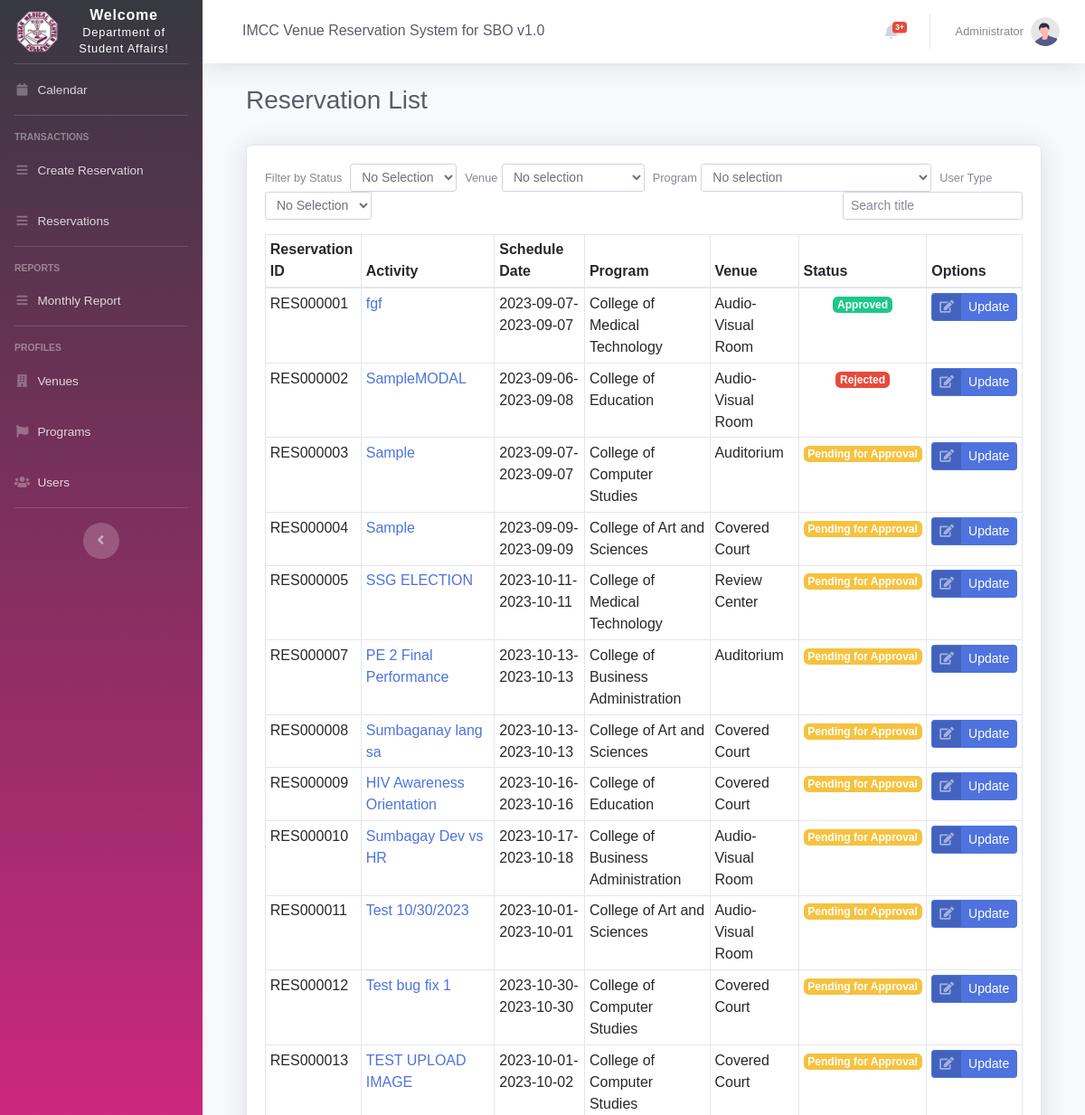
Before: /reservation_list.php (signed in, upper part) with the older database file.
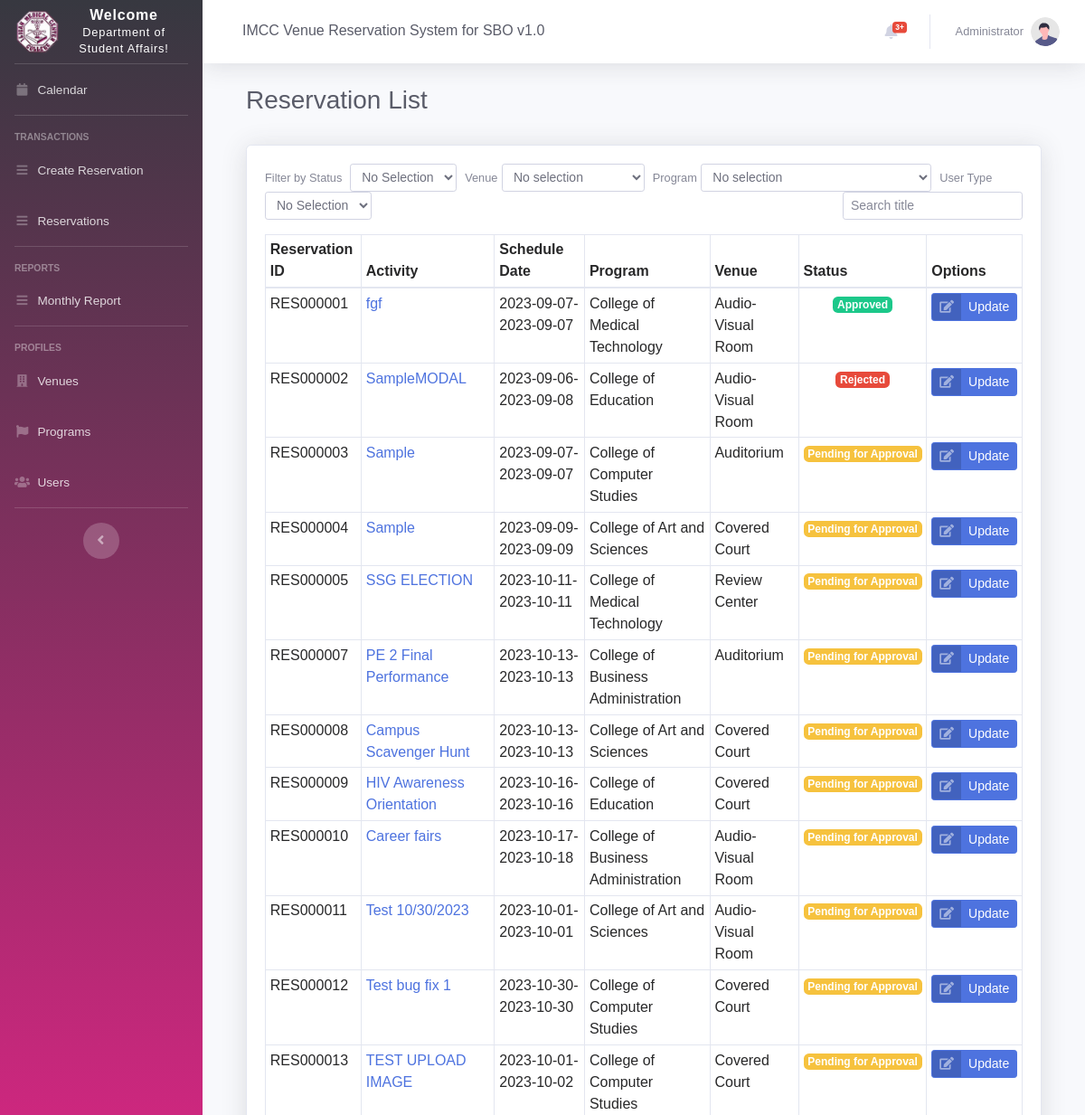
After: the same page with the newer database file.
### tables this page shows
CREATE TABLE `schedules` (
  `id` bigint(11) NOT NULL,
  `reservationID` varchar(255) NOT NULL,
  `userID` int(11) NOT NULL,
  `venueID` int(15) DEFAULT NULL,
  `programID` int(11) NOT NULL,
  `status` varchar(3) NOT NULL DEFAULT 'P',
  `date_start` date NOT NULL,
  `date_end` date NOT NULL,
  `time_start` varchar(50) NOT NULL,
  `time_end` varchar(50) NOT NULL,
  `name` varchar(255) DEFAULT NULL,
  `contact` varchar(11) DEFAULT NULL,
  `description` text DEFAULT NULL,
  `num_participants` int(11) NOT NULL,
  `notified` tinyint(1) NOT NULL DEFAULT 0,
  `last_notified` date DEFAULT NULL,
  `cancelled` tinyint(1) NOT NULL DEFAULT 0,
  `deleted` tinyint(4) NOT NULL,
  `rejectedByAdmin` int(1) NOT NULL DEFAULT 0,
  `approvedByAdmin` int(1) NOT NULL DEFAULT 0,
  `act_form_file` varchar(255) NOT NULL,
  `letter_approve_file` varchar(255) NOT NULL,
  `notes` text NOT NULL,
  `material` varchar(150) NOT NULL
);

CREATE TABLE `program` (
  `id` int(11) NOT NULL,
  `programID` varchar(15) DEFAULT NULL,
  `name` varchar(255) DEFAULT NULL,
  `color` varchar(15) DEFAULT NULL,
  `incharge_organization` varchar(255) DEFAULT NULL,
  `dateAdded` datetime NOT NULL DEFAULT current_timestamp(),
  `dateUpdated` datetime DEFAULT NULL
);

CREATE TABLE `venues` (
  `id` int(11) NOT NULL,
  `venueID` varchar(20) NOT NULL,
  `name` varchar(255) DEFAULT NULL,
  `dateAdded` datetime NOT NULL DEFAULT current_timestamp(),
  `dateUpdated` datetime DEFAULT NULL
);

### reservation_list.php (the view, shortened to what the changed rows need)
<?php
include 'settings/system.php';
include 'settings/header.php';
include "settings/sidebar.php";
include 'settings/topbar.php';
?>
<div class="container-fluid">
    <div class="d-sm-flex align-items-center justify-content-between mb-4">
        <div class="container-fluid">
            <div class="d-sm-flex align-items-center justify-content-between mb-4">
                <h1 class="h3 mb-2 text-gray-800">Reservation List</h1>
            </div>
            <div class="card shadow mb-4">
                <div class="card-body">
                    <div class="table-responsive">
                        <table class="table table-sm table-bordered table-hovered" id="<?php echo ($_SESSION["position"] == "STO" ? "dataTable" : "")?>"width="100%" cellspacing="0">
                            <thead>
                                <tr>
                                    <th>Reservation ID</th>
                                    <th>Activity</th>
                                    <th>Schedule Date</th>
                                    <th>Program</th>
                                    <th>Venue</th>
                                    <th>Status</th>
                                    <th>Options</th>
                                </tr>
                            </thead>
                            <tbody>
                                <?php
                                $fetchReservations = "SELECT `schedules`.`reservationID` AS 'RESERVATION_ID',
                                                            `schedules`.id AS 'INT_RES_ID',
                                                            `venues`.name AS 'VENUE_NAME',
                                                            `schedules`.name AS 'ACTIVITY',
                                                            `program`.name AS 'PROGRAM_NAME',
                                                            `schedules`.date_start AS 'START_DATE',
                                                            `schedules`.date_end AS 'END_DATE',
                                                            `schedules`.status AS 'STATUS' FROM `schedules`
                                                        INNER JOIN `venues`
                                                        ON `schedules`.venueID = `venues`.id
                                                        INNER JOIN `program`
                                                        ON `schedules`.programID = `program`.id";
                                $reservations = $db->query($fetchReservations);
                                $row_reservations = $reservations->fetchAll(PDO::FETCH_OBJ);
                                foreach ($row_reservations as $row) {
                                    $statusStr = "Pending for Approval";
                                    $statusColor = "";
                                    switch($row->STATUS){
                                        case "P":
                                            $statusColor = "badge-warning";
                                            $statusStr = "Pending for Approval";
                                            break;
                                        case "A":
                                            $statusColor = "badge-success";
                                            $statusStr = "Approved";
                                            break;
                                        case "R":
                                            $statusColor = "badge-danger";
                                            $statusStr = "Rejected";
                                            break;
                                    }
                                ?>
                                    <tr>
                                        <td><?= $row->RESERVATION_ID; ?></td>
                                        <td><?= '<a href="view_reservation.php?reservation_id='.$row->INT_RES_ID.'" target="_blank">' . $row->ACTIVITY. '</a>'; ?></td>
                                        <td><?= $row->START_DATE . "-" . $row->END_DATE; ?></td>
                                        <td><?= $row->PROGRAM_NAME; ?></td>
                                        <td><?= $row->VENUE_NAME; ?></td>
                                        <td align="center"><span class="badge <?= $statusColor?>"><?= $statusStr; ?></span></td>
                                        <td align="center">
                                            <a href='edit_reservation.php?reservation_id=<?= $row->INT_RES_ID ?>' class="btn btn-primary btn-icon-split btn-sm keychainify-checked" target="_blank">
                                                <span class="icon text-white-50">
                                                    <i class="fas fa-edit"></i>
                                                </span>
                                                <span class="text">Update</span>
                                            </a>
                                        </td>
                                    </tr>
                                <?php } ?>
                            </tbody>
                        </table>
                    </div>
                </div>
            </div>
        </div>
    </div>
    <?php include 'settings/footer.php'; ?>

Changed rows visible on the page:
changed schedules "RES000008": name "Sumbaganay lang sa" → "Campus Scavenger Hunt"
changed schedules "RES000010": name "Sumbagay Dev vs HR" → "Career fairs"
